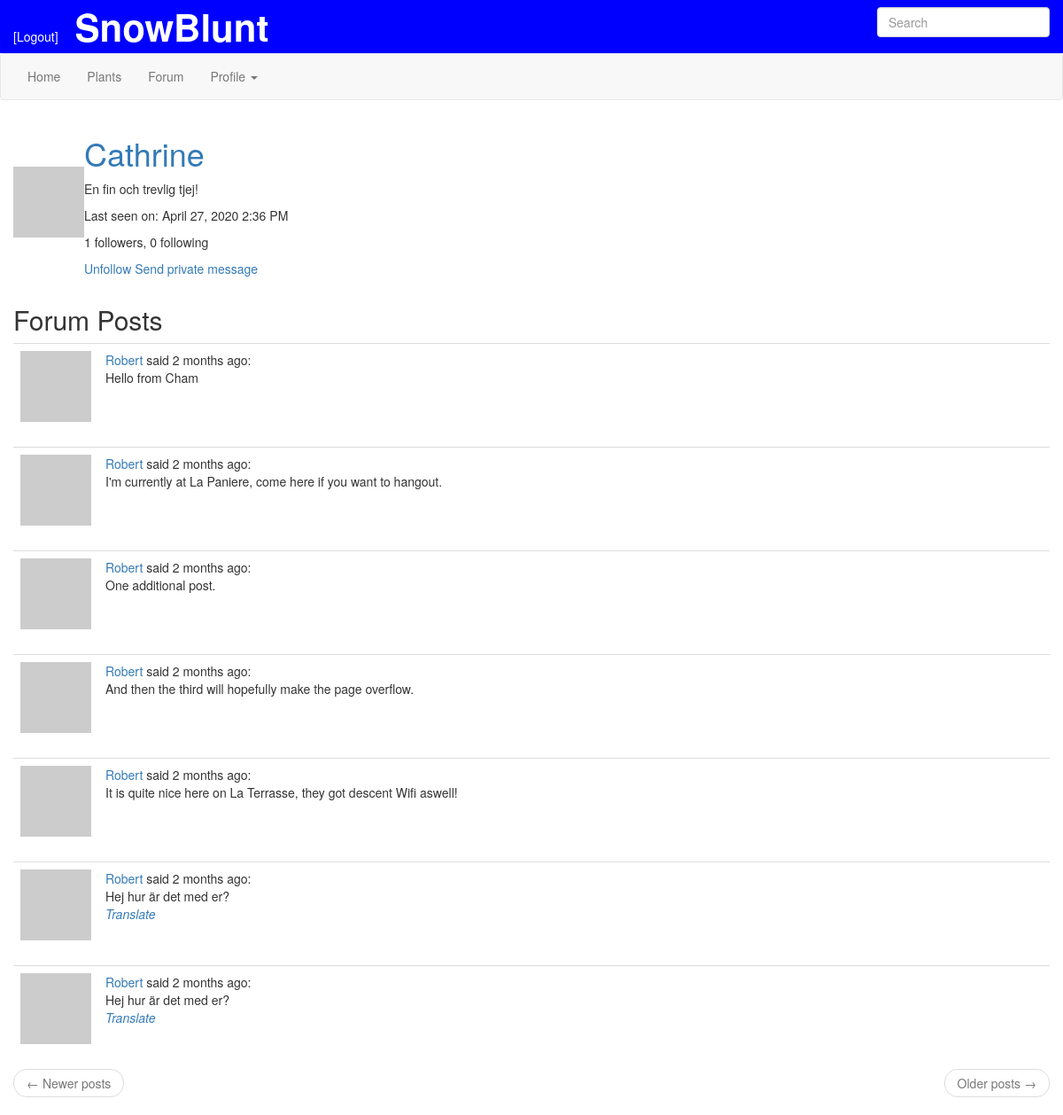
Screenshot of /user/Cathrine (signed in) with the database file from the repository.
### app/models.py (models this page shows, shortened)
class PaginatedAPIMixin(object):
    @staticmethod
    def to_collection_dict(query, page, per_page, endpoint, **kwargs):
        resources = query.paginate(page, per_page, False)
        data = {
            'items': [item.to_dict() for item in resources.items],
            '_meta': {
                'page': page,
                'per_page': per_page,
                'total_page': resources.pages,
                'total_items': resources.total
            },
            '_links': {
                'self': url_for(endpoint, page=page, per_page=per_page,
                                **kwargs),
                'next': url_for(endpoint, page=page + 1, per_page=per_page,
                                **kwargs) if resources.has_next else None,
                'prev': url_for(endpoint, page=page - 1, per_page=per_page,
                                **kwargs) if resources.has_prev else None
            }
        }
        return data

class User(PaginatedAPIMixin, UserMixin, db.Model):
    id = db.Column(db.Integer, primary_key=True)
    username = db.Column(db.String(64), index=True, unique=True)
    email = db.Column(db.String(120), index=True, unique=True)
    password_hash = db.Column(db.String(128))
    posts = db.relationship('Post', backref='author', lazy='dynamic')
    about_me = db.Column(db.String(140))
    last_seen = db.Column(db.DateTime, default=datetime.utcnow)
    followed = db.relationship(
        'User', secondary=followers,
        primaryjoin=(followers.c.follower_id == id),
        secondaryjoin=(followers.c.followed_id == id),
        backref=db.backref('followers', lazy='dynamic'), lazy='dynamic')
    notifications = db.relationship('Notification', backref='user',
                                    lazy='dynamic')
    tasks = db.relationship('Task', backref='user', lazy='dynamic')
    messages_sent = db.relationship('Message',
                                    foreign_keys='Message.sender_id',
                                    backref='author', lazy='dynamic')
    messages_received = db.relationship('Message',
                                        foreign_keys='Message.recipient_id',
                                        backref='recipient', lazy='dynamic')
    last_message_read_time = db.Column(db.DateTime)
    token = db.Column(db.String(32), index=True, unique=True)
    token_expiration = db.Column(db.DateTime)
    def avatar(self, size):
        digest = md5(self.email.lower().encode('utf-8')).hexdigest()
        return 'https://www.gravatar.com/avatar/{}?d=identicon&s={}'.format(digest, size)
    def is_following(self, user):
        return self.followed.filter(
            followers.c.followed_id == user.id).count() > 0
    def new_message(self):
        last_read_time = self.last_message_read_time or datetime(1900, 1, 1)
        return Message.query.filter_by(recipient=self).filter(
            Message.timestamp > last_read_time).count()
    def get_tasks_in_progress(self):
        return Task.query.filter_by(user=self, complete=False).all()

class SearchableMixin(object):
    @classmethod
    def before_commit(cls, session):
        session._changes = {
            'add': list(session.new),
            'update': list(session.dirty),
            'delete': list(session.deleted)
        }
    @classmethod
    def after_commit(cls, session):
        for obj in session._changes['add']:
            if isinstance(obj, SearchableMixin):
                add_to_index(obj.__tablename__, obj)
        for obj in session._changes['update']:
            if isinstance(obj, SearchableMixin):
                add_to_index(obj.__tablename__, obj)
        for obj in session._changes['delete']:
            if isinstance(obj, SearchableMixin):
                remove_from_index(obj.__tablename__, obj)
        session._changes = None

class Post(SearchableMixin, db.Model):
    __searchable__ = ['body']
    id = db.Column(db.Integer, primary_key=True)
    body = db.Column(db.String(140))
    timestamp = db.Column(db.DateTime, index=True, default=datetime.utcnow)
    user_id = db.Column(db.Integer, db.ForeignKey('user.id'))
    language = db.Column(db.String(5))

### app/main/routes.py (the view, shortened to what this page needs)
@bp.route('/user/<username>', methods=['GET', 'POST'])
@login_required
def user(username):
    user = User.query.filter_by(username=username).first_or_404()
    page = request.args.get('page', 1, type=int)
    if user == current_user:
        form = EditProfileForm(current_user.username)
        if form.validate_on_submit():
            current_user.username = form.username.data
            current_user.about_me = form.about_me.data
            db.session.commit()
            flash(_('Your changes have been saved.'))
            return redirect(url_for('main.user', username=username))
        elif request.method == 'GET':
            form.username.data = current_user.username
            form.about_me.data = current_user.about_me
    else:
        form = MessageForm()
    messages = current_user.messages_received \
        .order_by(Message.timestamp.desc()) \
        .limit(2)
    posts = current_user.posts.paginate(page,
                                        current_app.config['POSTS_PER_PAGE'],
                                        False)
    next_url = url_for('main.user', username=user.username, page=posts.next_num) \
        if posts.has_next else None
    prev_url = url_for('main.user', username=user.username, page=posts.prev_num) \
        if posts.has_prev else None
    return render_template('user.html', form=form, user=user, messages=messages, posts=posts.items,
                           next_url=next_url, prev_url=prev_url)

### app/main/forms.py
class SearchForm(FlaskForm):
    q = StringField(_l('Search'), validators=[DataRequired()])
    def __init__(self, *args, **kwargs):
        if 'formdata' not in kwargs:
            kwargs['formdata'] = request.args
        if 'csrf_enabled' not in kwargs:
            kwargs['csrf_enabled'] = False
        super(SearchForm, self).__init__(*args, **kwargs)

class MessageForm(FlaskForm):
    message = TextAreaField(_l('Message'), validators=[
            DataRequired(), Length(min=0, max=140)])
    submit = SubmitField(_l('Submit'))

### app/main/routes.py (called while the page is built)
@bp.before_request
def before_request():
    if current_user.is_authenticated:
        current_user.last_seen = datetime.utcnow()
        db.session.commit()
        g.search_form = SearchForm()
    g.locale = str(get_locale())

### app/models.py (called while the page is built)
@login.user_loader
def load_user(id):
    return User.query.get(int(id))

### app/templates/user.html (shortened to what this page needs)
{% extends "user_temp.html" %}
{% block user_content %}
    <h2>{{ _('Forum Posts') }}</h2>
    {% if posts %}
      {% for post in posts %}
          {% include '_post.html' %}
      {% endfor %}
      <nav aria-label="...">
        <ul class="pager">
          <li class="previous{% if not prev_url %} disabled{% endif %}">
            <a href="{{ prev_url or '#'}}">
              <span aria-hidden="true">&larr;</span> Newer posts
            </a>
          </li>
          <li class="next{% if not next_url %} disabled{% endif %}">
            <a href="{{ next_url or '#'}}">
              Older posts <span aria-hidden="true">&rarr;</span>
            </a>
          </li>
        </ul>
      </nav>
    {% else %}
      <p> When you post something in the forum you will see it here. </p>
    {% endif %}
{% endblock %}

### app/templates/user_temp.html (shortened to what this page needs)
{% extends "template.html" %}
{% import 'bootstrap/wtf.html' as wtf %}
{% block app_content %}
  <div class="row">
    <div class="col-sm-6">
      <table>
        <tr>
          <td><img src="{{ user.avatar(128) }}"></td>
          <td>
            <h1><a href="{{ url_for('main.user', username=user.username) }}">
              {{ user.username }}
            </a></h1>
            {% if user.about_me %}<p>{{ user.about_me }}</p>{% endif %}
            {% if user.last_seen %}
              <p>Last seen on: {{ moment(user.last_seen).format('LLL') }}</p>
            {% endif %}
            <p>{{ user.followers.count() }} followers, {{ user.followed.count() }} following </p>
            <p>
            {% if user == current_user %}
                <a data-toggle="collapse" href="#edit_profile">Edit your profile</a>
              {% if not current_user.get_task_in_progress('export_posts') %}
                  <a href="{{ url_for('main.export_posts') }}">
                    {{ _('Export you posts') }}
                  </a>
              {% endif %}
            {% elif not current_user.is_following(user) %}
                <a href="{{ url_for('main.follow', username=user.username) }}">Follow</a>
            {% else %}
                <a href="{{ url_for('main.unfollow', username=user.username) }}">Unfollow</a>
            {% endif %}
            {% if user != current_user %}
            <a data-toggle="collapse" href="#send_message">{{ _('Send private message') }}</a>
            {% endif %}
            </p>
          </td>
        </tr>
      </table>
    </div>
    {% if form %}
    <div class="col-sm-4">
    </div>
    </div>
    <div class="row">
      <div class="col-sm-6">
      </div>
    {% endif %}
  </div>
  {% block user_content %}
  {% endblock %}
{% endblock %}

### app/templates/_post.html
<table class="table table-hover">
    <tr valign="top">
        <td width="70px">
          <a href="{{ url_for('main.user', username=post.author.username)}}">
          <img src="{{ post.author.avatar(36) }}">
        </td>
        <td>
            <span class="user_popup">
              <a href="{{ url_for('main.user', username=post.author.username)}}">
                {{ post.author.username }}
              </a>
            </span>
          said {{ moment(post.timestamp).fromNow() }}: <br>
          <span id="post{{ post.id }}">{{ post.body }}</span> <br>
          {% if post.language and post.langage != g.locale %}
          <span style='font-style: italic' id="translation{{ post.id }}">
            <a href="javascript:translate(
                      '#post{{ post.id }}',
                      '#translation{{ post.id }}',
                      '{{ post.language }}',
                      '{{ g.locale }}');">{{ _('Translate') }}</a>
          </span>
          {% endif %}
        </td>
    </tr>
</table>

### rows the page displays
User: username "Cathrine", about_me "En fin och trevlig tjej!", last_seen "April 27, 2020 2:36 PM"
Post: author.username "Robert", timestamp "2 months ago", body "Hello from Cham"
Post: author.username "Robert", timestamp "2 months ago", body "I'm currently at La Paniere, come here if you want to hangout."
Post: author.username "Robert", timestamp "2 months ago", body "One additional post."
Post: author.username "Robert", timestamp "2 months ago", body "And then the third will hopefully make the page overflow."
Post: author.username "Robert", timestamp "2 months ago", body "It is quite nice here on La Terrasse, they got descent Wifi aswell!"
Post: author.username "Robert", timestamp "2 months ago", body "Hej hur är det med er?"
Post: author.username "Robert", timestamp "2 months ago", body "Hej hur är det med er?"

### other values shown
{{ user.followers.count() }} "1"
{{ user.followed.count() }} "0"
